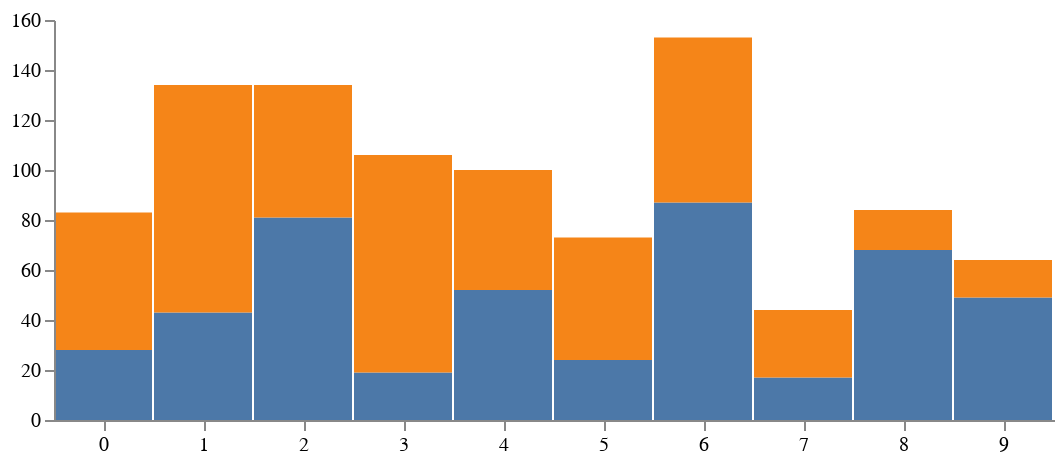

The notebook cell this image was saved under:
### Markdown cell above
## Stacked Bar Chart

### Code cell
using VegaLite

@vgplot(    
    height=200,
    padding=5,
    marks=[
        {
            encode={
                update={
                    fillOpacity={
                        value=1
                    }
                },
                hover={
                    fillOpacity={
                        value=0.5
                    }
                },
                enter={
                    x={
                        field="x",
                        scale="x"
                    },
                    y2={
                        field="y1",
                        scale="y"
                    },
                    width={
                        offset=-1,
                        scale="x",
                        band=1
                    },
                    fill={
                        field="c",
                        scale="color"
                    },
                    y={
                        field="y0",
                        scale="y"
                    }
                }
            },
            from={
                data="table"
            },
            type="rect"
        }
    ],
    axes=[
        {
            zindex=1,
            scale="x",
            orient="bottom"
        },
        {
            zindex=1,
            scale="y",
            orient="left"
        }
    ],
    data=[
        {
            name="table",
            values=[
                {
                    c=0,
                    x=0,
                    y=28
                },
                {
                    c=1,
                    x=0,
                    y=55
                },
                {
                    c=0,
                    x=1,
                    y=43
                },
                {
                    c=1,
                    x=1,
                    y=91
                },
                {
                    c=0,
                    x=2,
                    y=81
                },
                {
                    c=1,
                    x=2,
                    y=53
                },
                {
                    c=0,
                    x=3,
                    y=19
                },
                {
                    c=1,
                    x=3,
                    y=87
                },
                {
                    c=0,
                    x=4,
                    y=52
                },
                {
                    c=1,
                    x=4,
                    y=48
                },
                {
                    c=0,
                    x=5,
                    y=24
                },
                {
                    c=1,
                    x=5,
                    y=49
                },
                {
                    c=0,
                    x=6,
                    y=87
                },
                {
                    c=1,
                    x=6,
                    y=66
                },
                {
                    c=0,
                    x=7,
                    y=17
                },
                {
                    c=1,
                    x=7,
                    y=27
                },
                {
                    c=0,
                    x=8,
                    y=68
                },
                {
                    c=1,
                    x=8,
                    y=16
                },
                {
                    c=0,
                    x=9,
                    y=49
                },
                {
                    c=1,
                    x=9,
                    y=15
                }
            ],
            transform=[
                {
                    sort={
                        field="c"
                    },
                    field="y",
                    groupby=[
                        "x"
                    ],
                    type="stack"
                }
            ]
        }
    ],
    scales=[
        {
            name="x",
            range="width",
            domain={
                data="table",
                field="x"
            },
            type="band"
        },
        {
            name="y",
            nice=true,
            zero=true,
            range="height",
            domain={
                data="table",
                field="y1"
            },
            type="linear"
        },
        {
            name="color",
            range="category",
            domain={
                data="table",
                field="c"
            },
            type="ordinal"
        }
    ],
    width=500
)

### Figure 1 — Vega specification as saved in the notebook (floating-point values rounded to 4 significant figures)
{"axes": [{"orient": "bottom", "scale": "x", "zindex": 1}, {"orient": "left", "scale": "y", "zindex": 1}], "data": [{"name": "table", "transform": [{"field": "y", "groupby": ["x"], "sort": {"field": "c"}, "type": "stack"}], "values": [{"c": 0, "x": 0, "y": 28, "y0": 0, "y1": 28}, {"c": 1, "x": 0, "y": 55, "y0": 28, "y1": 83}, {"c": 0, "x": 1, "y": 43, "y0": 0, "y1": 43}, {"c": 1, "x": 1, "y": 91, "y0": 43, "y1": 134}, {"c": 0, "x": 2, "y": 81, "y0": 0, "y1": 81}, {"c": 1, "x": 2, "y": 53, "y0": 81, "y1": 134}, {"c": 0, "x": 3, "y": 19, "y0": 0, "y1": 19}, {"c": 1, "x": 3, "y": 87, "y0": 19, "y1": 106}, {"c": 0, "x": 4, "y": 52, "y0": 0, "y1": 52}, {"c": 1, "x": 4, "y": 48, "y0": 52, "y1": 100}, {"c": 0, "x": 5, "y": 24, "y0": 0, "y1": 24}, {"c": 1, "x": 5, "y": 49, "y0": 24, "y1": 73}, {"c": 0, "x": 6, "y": 87, "y0": 0, "y1": 87}, {"c": 1, "x": 6, "y": 66, "y0": 87, "y1": 153}, {"c": 0, "x": 7, "y": 17, "y0": 0, "y1": 17}, {"c": 1, "x": 7, "y": 27, "y0": 17, "y1": 44}, {"c": 0, "x": 8, "y": 68, "y0": 0, "y1": 68}, {"c": 1, "x": 8, "y": 16, "y0": 68, "y1": 84}, {"c": 0, "x": 9, "y": 49, "y0": 0, "y1": 49}, {"c": 1, "x": 9, "y": 15, "y0": 49, "y1": 64}]}], "height": 200, "marks": [{"encode": {"enter": {"fill": {"field": "c", "scale": "color"}, "width": {"band": 1, "offset": -1, "scale": "x"}, "x": {"field": "x", "scale": "x"}, "y": {"field": "y0", "scale": "y"}, "y2": {"field": "y1", "scale": "y"}}, "hover": {"fillOpacity": {"value": 0.5}}, "update": {"fillOpacity": {"value": 1}}}, "from": {"data": "table"}, "type": "rect"}], "padding": 5, "scales": [{"domain": {"data": "table", "field": "x"}, "name": "x", "range": "width", "type": "band"}, {"domain": {"data": "table", "field": "y1"}, "name": "y", "nice": true, "range": "height", "type": "linear", "zero": true}, {"domain": {"data": "table", "field": "c"}, "name": "color", "range": "category", "type": "ordinal"}], "width": 500}
